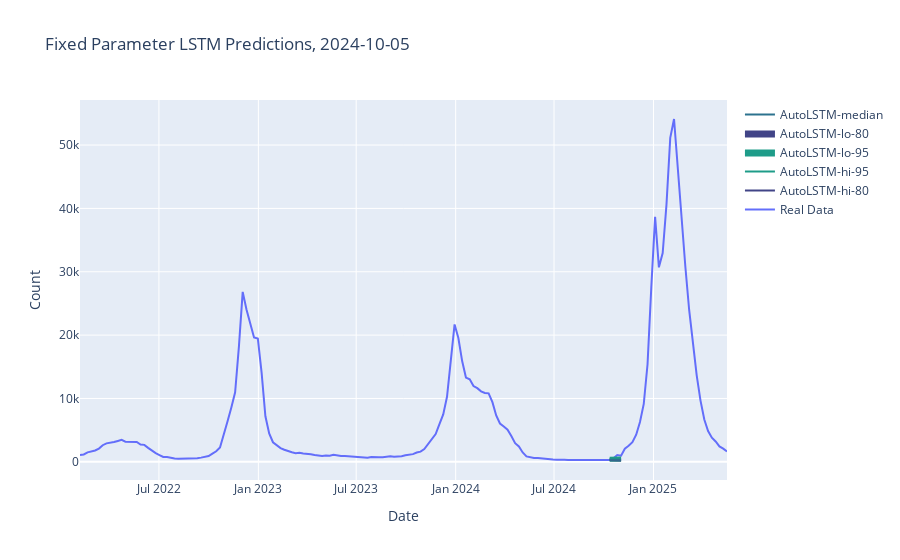
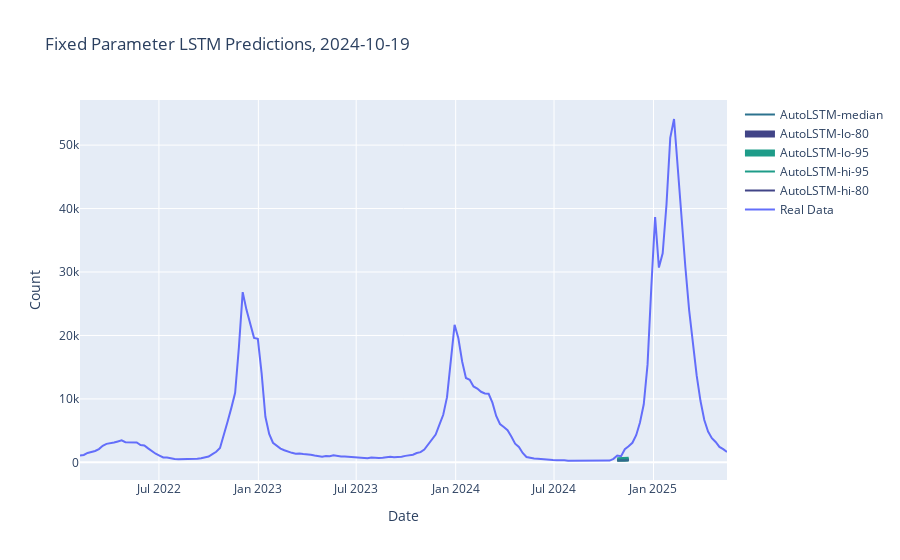
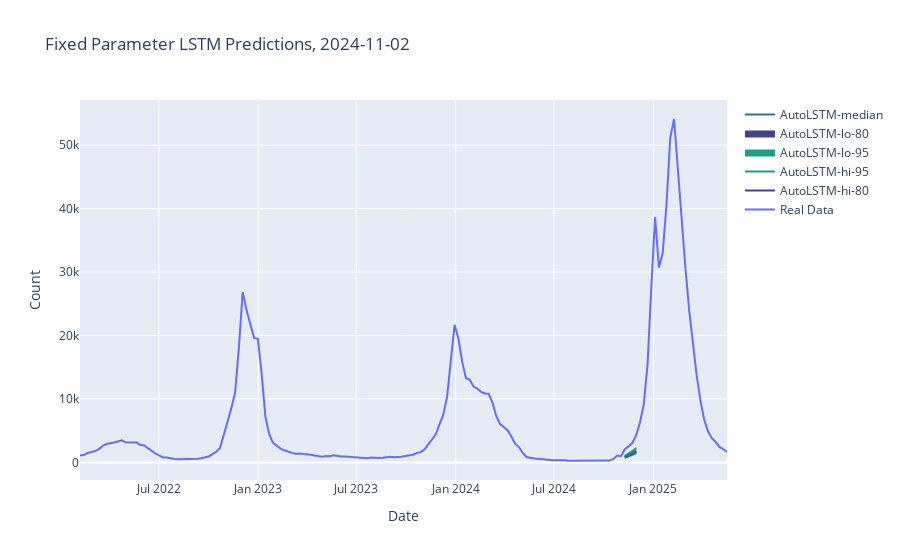
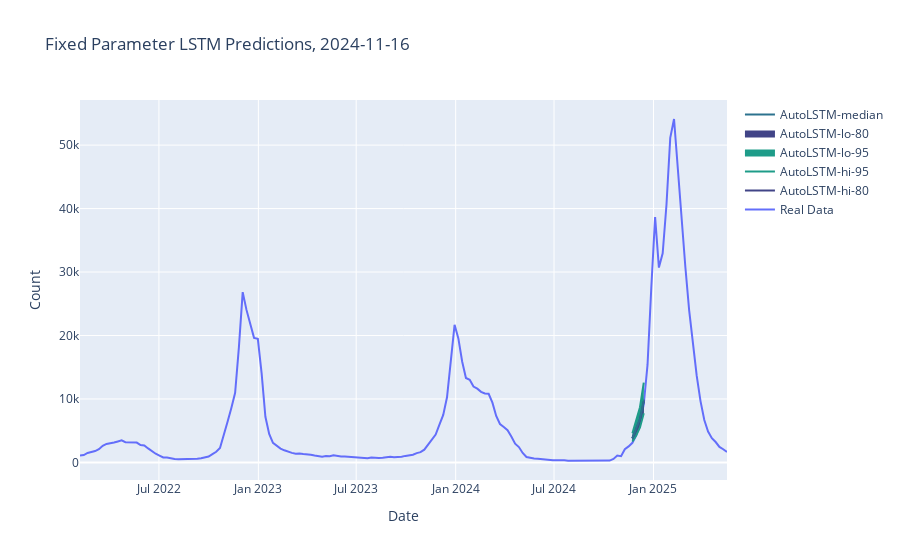

Notebook cell for these charts, in order:
### Code cell
Processor.create_graph()

### Figure 1 — Plotly figure (JSON) as saved in the notebook; plotly's stock layout.template omitted (floating-point values rounded to 4 significant figures; data arrays with more than 128 entries replaced by an {"elided": "..."} marker saying what was removed)
{"data": [{"mode": "lines", "name": "Real Data", "type": "scatter", "x": {"elided": "172 str values"}, "y": {"elided": "172 int values"}}, {"line": {"color": "#414487"}, "mode": "lines", "name": "AutoLSTM-hi-80", "type": "scatter", "x": ["2024-10-12T00:00:00", "2024-10-19T00:00:00", "2024-10-26T00:00:00", "2024-11-02T00:00:00"], "y": [405.7, 380.5, 392.7, 425.5]}, {"line": {"color": "#1e9c89"}, "mode": "lines", "name": "AutoLSTM-hi-95", "type": "scatter", "x": ["2024-10-12T00:00:00", "2024-10-19T00:00:00", "2024-10-26T00:00:00", "2024-11-02T00:00:00"], "y": [629.6, 610.7, 621.5, 675.2]}, {"fill": "tonexty", "fillcolor": "#1e9c89", "line": {"color": "#1e9c89"}, "mode": "lines", "name": "AutoLSTM-lo-95", "type": "scatter", "x": ["2024-10-12T00:00:00", "2024-10-19T00:00:00", "2024-10-26T00:00:00", "2024-11-02T00:00:00"], "y": [185.1, 130.8, 166.6, 185.8]}, {"fill": "tonexty", "fillcolor": "#414487", "line": {"color": "#414487"}, "mode": "lines", "name": "AutoLSTM-lo-80", "type": "scatter", "x": ["2024-10-12T00:00:00", "2024-10-19T00:00:00", "2024-10-26T00:00:00", "2024-11-02T00:00:00"], "y": [247.7, 210.3, 217.4, 224.8]}, {"line": {"color": "#2c728e"}, "mode": "lines", "name": "AutoLSTM-median", "type": "scatter", "x": ["2024-10-12T00:00:00", "2024-10-19T00:00:00", "2024-10-26T00:00:00", "2024-11-02T00:00:00"], "y": [332.7, 311.9, 320.2, 330.1]}], "layout": {"autosize": true, "hovermode": "x", "title": {"text": "Fixed Parameter LSTM Predictions, 2024-10-05"}, "xaxis": {"autorange": true, "range": ["2022-02-05", "2025-05-17"], "title": {"text": "Date"}, "type": "date"}, "yaxis": {"autorange": true, "range": [-2868.0, 57110.0], "title": {"text": "Count"}, "type": "linear"}}}

### Figure 2 — Plotly figure (JSON) as saved in the notebook; plotly's stock layout.template omitted (floating-point values rounded to 4 significant figures; data arrays with more than 128 entries replaced by an {"elided": "..."} marker saying what was removed)
{"data": [{"mode": "lines", "name": "Real Data", "type": "scatter", "x": {"elided": "172 str values"}, "y": {"elided": "172 int values"}}, {"line": {"color": "#414487"}, "mode": "lines", "name": "AutoLSTM-hi-80", "type": "scatter", "x": ["2024-10-26T00:00:00", "2024-11-02T00:00:00", "2024-11-09T00:00:00", "2024-11-16T00:00:00"], "y": [456.5, 444.6, 465.0, 502.4]}, {"line": {"color": "#1e9c89"}, "mode": "lines", "name": "AutoLSTM-hi-95", "type": "scatter", "x": ["2024-10-26T00:00:00", "2024-11-02T00:00:00", "2024-11-09T00:00:00", "2024-11-16T00:00:00"], "y": [656.2, 649.3, 673.0, 722.2]}, {"fill": "tonexty", "fillcolor": "#1e9c89", "line": {"color": "#1e9c89"}, "mode": "lines", "name": "AutoLSTM-lo-95", "type": "scatter", "x": ["2024-10-26T00:00:00", "2024-11-02T00:00:00", "2024-11-09T00:00:00", "2024-11-16T00:00:00"], "y": [250.0, 215.9, 255.1, 283.5]}, {"fill": "tonexty", "fillcolor": "#414487", "line": {"color": "#414487"}, "mode": "lines", "name": "AutoLSTM-lo-80", "type": "scatter", "x": ["2024-10-26T00:00:00", "2024-11-02T00:00:00", "2024-11-09T00:00:00", "2024-11-16T00:00:00"], "y": [305.0, 287.2, 301.7, 316.0]}, {"line": {"color": "#2c728e"}, "mode": "lines", "name": "AutoLSTM-median", "type": "scatter", "x": ["2024-10-26T00:00:00", "2024-11-02T00:00:00", "2024-11-09T00:00:00", "2024-11-16T00:00:00"], "y": [388.3, 381.4, 396.6, 416.2]}], "layout": {"autosize": true, "hovermode": "x", "title": {"text": "Fixed Parameter LSTM Predictions, 2024-10-19"}, "xaxis": {"autorange": true, "range": ["2022-02-05", "2025-05-17"], "title": {"text": "Date"}, "type": "date"}, "yaxis": {"autorange": true, "range": [-2779.0, 57110.0], "title": {"text": "Count"}, "type": "linear"}}}

### Figure 3 — Plotly figure (JSON) as saved in the notebook; plotly's stock layout.template omitted (floating-point values rounded to 4 significant figures; data arrays with more than 128 entries replaced by an {"elided": "..."} marker saying what was removed)
{"data": [{"mode": "lines", "name": "Real Data", "type": "scatter", "x": {"elided": "172 str values"}, "y": {"elided": "172 int values"}}, {"line": {"color": "#414487"}, "mode": "lines", "name": "AutoLSTM-hi-80", "type": "scatter", "x": ["2024-11-09T00:00:00", "2024-11-16T00:00:00", "2024-11-23T00:00:00", "2024-11-30T00:00:00"], "y": [918.0, 1189.0, 1470.0, 1865.0]}, {"line": {"color": "#1e9c89"}, "mode": "lines", "name": "AutoLSTM-hi-95", "type": "scatter", "x": ["2024-11-09T00:00:00", "2024-11-16T00:00:00", "2024-11-23T00:00:00", "2024-11-30T00:00:00"], "y": [1050.0, 1416.0, 1768.0, 2282.0]}, {"fill": "tonexty", "fillcolor": "#1e9c89", "line": {"color": "#1e9c89"}, "mode": "lines", "name": "AutoLSTM-lo-95", "type": "scatter", "x": ["2024-11-09T00:00:00", "2024-11-16T00:00:00", "2024-11-23T00:00:00", "2024-11-30T00:00:00"], "y": [720.7, 928.5, 1130.0, 1443.0]}, {"fill": "tonexty", "fillcolor": "#414487", "line": {"color": "#414487"}, "mode": "lines", "name": "AutoLSTM-lo-80", "type": "scatter", "x": ["2024-11-09T00:00:00", "2024-11-16T00:00:00", "2024-11-23T00:00:00", "2024-11-30T00:00:00"], "y": [772.5, 1064.0, 1308.0, 1646.0]}, {"line": {"color": "#2c728e"}, "mode": "lines", "name": "AutoLSTM-median", "type": "scatter", "x": ["2024-11-09T00:00:00", "2024-11-16T00:00:00", "2024-11-23T00:00:00", "2024-11-30T00:00:00"], "y": [852.5, 1142.0, 1386.0, 1751.0]}], "layout": {"autosize": true, "hovermode": "x", "title": {"text": "Fixed Parameter LSTM Predictions, 2024-11-02"}, "xaxis": {"autorange": true, "range": ["2022-02-05", "2025-05-17"], "title": {"text": "Date"}, "type": "date"}, "yaxis": {"autorange": true, "range": [-2771, 57109], "title": {"text": "Count"}, "type": "linear"}}}

### Figure 4 — Plotly figure (JSON) as saved in the notebook; plotly's stock layout.template omitted (floating-point values rounded to 4 significant figures; data arrays with more than 128 entries replaced by an {"elided": "..."} marker saying what was removed)
{"data": [{"mode": "lines", "name": "Real Data", "type": "scatter", "x": {"elided": "172 str values"}, "y": {"elided": "172 int values"}}, {"line": {"color": "#414487"}, "mode": "lines", "name": "AutoLSTM-hi-80", "type": "scatter", "x": ["2024-11-23T00:00:00", "2024-11-30T00:00:00", "2024-12-07T00:00:00", "2024-12-14T00:00:00"], "y": [3819.0, 5330.0, 6995.0, 9888.0]}, {"line": {"color": "#1e9c89"}, "mode": "lines", "name": "AutoLSTM-hi-95", "type": "scatter", "x": ["2024-11-23T00:00:00", "2024-11-30T00:00:00", "2024-12-07T00:00:00", "2024-12-14T00:00:00"], "y": [4583.0, 6609.0, 8695.0, 12590.0]}, {"fill": "tonexty", "fillcolor": "#1e9c89", "line": {"color": "#1e9c89"}, "mode": "lines", "name": "AutoLSTM-lo-95", "type": "scatter", "x": ["2024-11-23T00:00:00", "2024-11-30T00:00:00", "2024-12-07T00:00:00", "2024-12-14T00:00:00"], "y": [3292.0, 4239.0, 5536.0, 7761.0]}, {"fill": "tonexty", "fillcolor": "#414487", "line": {"color": "#414487"}, "mode": "lines", "name": "AutoLSTM-lo-80", "type": "scatter", "x": ["2024-11-23T00:00:00", "2024-11-30T00:00:00", "2024-12-07T00:00:00", "2024-12-14T00:00:00"], "y": [3770.0, 5243.0, 6771.0, 9586.0]}, {"line": {"color": "#2c728e"}, "mode": "lines", "name": "AutoLSTM-median", "type": "scatter", "x": ["2024-11-23T00:00:00", "2024-11-30T00:00:00", "2024-12-07T00:00:00", "2024-12-14T00:00:00"], "y": [3788.0, 5283.0, 6835.0, 9657.0]}], "layout": {"autosize": true, "hovermode": "x", "title": {"text": "Fixed Parameter LSTM Predictions, 2024-11-16"}, "xaxis": {"autorange": true, "range": ["2022-02-05", "2025-05-17"], "title": {"text": "Date"}, "type": "date"}, "yaxis": {"autorange": true, "range": [-2771, 57109], "title": {"text": "Count"}, "type": "linear"}}}
